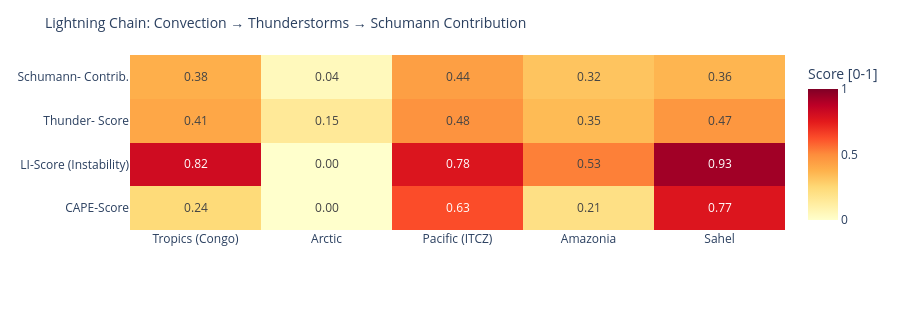

Here is the notebook cell this chart was saved with:
### Code cell
# ============================================================
# LIGHTNING CHAIN: Convection → Thunderstorms → Schumann
# Shows the causal chain per measurement point as heatmap
# ============================================================

def cape_score(v):
    """CAPE → normalized score [0,1]"""
    if v is None or pd.isna(v): return 0.0
    return min(1.0, float(v) / 3000)

def li_score(v):
    """Lifted Index: negative = unstable → score [0,1]"""
    if v is None or pd.isna(v): return 0.3
    return min(1.0, max(0.0, (-float(v) + 6) / 12))

def cloud_score(v):
    if v is None or pd.isna(v): return 0.3
    return float(v) / 100

def thunder_score(row):
    """Kombinierter Gewitterwahrscheinlichkeits-Score
    CAPE + LI + Bedeckung + WMO-Gewitter + konvektiver Niederschlag (showers)
    Hinweis: X-Ray und Kp sind kein Bestandteil – nur geomagn./solarer Kontext.
    """
    cs = cape_score(row.get('cape'))
    ls = li_score(row.get('li'))
    cl = cloud_score(row.get('cloud'))
    t  = 1.0 if row.get('thunderstorm') else 0.0
    # Convective precipitation (showers) as additional indicator
    sh = min(1.0, (row.get('showers') or 0) / 5.0)
    return round(cs * 0.30 + ls * 0.25 + cl * 0.15 + t * 0.20 + sh * 0.10, 3)

def schumann_contribution(t_score, lat):
    """Schumann contribution: higher in tropics (±30°), scaled by thunderstorm score"""
    lat_weight = max(0.3, 1.0 - abs(lat) / 60)
    return round(t_score * lat_weight, 3)

df_atm['cape_score']   = df_atm.apply(lambda r: cape_score(r['cape']), axis=1)
df_atm['li_score']     = df_atm.apply(lambda r: li_score(r['li']),    axis=1)
df_atm['thunder_score']= df_atm.apply(lambda r: thunder_score(r.to_dict()), axis=1)
df_atm['schumann_contribution'] = df_atm.apply(
    lambda r: schumann_contribution(r['thunder_score'], r['lat']), axis=1)

metrics = ['cape_score', 'li_score', 'thunder_score', 'schumann_contribution']
labels  = ['CAPE-Score', 'LI-Score\n(Instability)', 'Thunder-\nScore', 'Schumann-\nContrib.']
z_data  = [df_atm[m].tolist() for m in metrics]

fig = go.Figure(go.Heatmap(
    z=z_data,
    x=df_atm['point'].tolist(),
    y=labels,
    colorscale='YlOrRd',
    zmin=0, zmax=1,
    text=[[f'{v:.2f}' for v in row] for row in z_data],
    texttemplate='%{text}', textfont=dict(size=12),
    colorbar=dict(title='Score [0-1]')
))
fig.update_layout(
    title=dict(text='Lightning Chain: Convection → Thunderstorms → Schumann Contribution', font=dict(size=14)),
    height=310,
    plot_bgcolor='rgba(0,0,0,0)', paper_bgcolor='rgba(0,0,0,0)',
    margin=dict(l=130, r=80, t=55, b=80)
)
fig.show()

### Figure 1 — Plotly figure (JSON) as saved in the notebook; plotly's stock layout.template omitted (floating-point values rounded to 4 significant figures)
{"data": [{"colorbar": {"title": {"text": "Score [0-1]"}}, "colorscale": [[0.0, "rgb(255,255,204)"], [0.125, "rgb(255,237,160)"], [0.25, "rgb(254,217,118)"], [0.375, "rgb(254,178,76)"], [0.5, "rgb(253,141,60)"], [0.625, "rgb(252,78,42)"], [0.75, "rgb(227,26,28)"], [0.875, "rgb(189,0,38)"], [1.0, "rgb(128,0,38)"]], "text": [["0.24", "0.00", "0.63", "0.21", "0.77"], ["0.82", "0.00", "0.78", "0.53", "0.93"], ["0.41", "0.15", "0.48", "0.35", "0.47"], ["0.38", "0.04", "0.44", "0.32", "0.36"]], "textfont": {"size": 12}, "texttemplate": "%{text}", "type": "heatmap", "x": ["Tropics (Congo)", "Arctic", "Pacific (ITCZ)", "Amazonia", "Sahel"], "y": ["CAPE-Score", "LI-Score\n(Instability)", "Thunder-\nScore", "Schumann-\nContrib."], "z": [[0.24, 0.0, 0.63, 0.2067, 0.7733], [0.8167, 0.0, 0.775, 0.525, 0.9333], [0.411, 0.15, 0.479, 0.347, 0.465], [0.384, 0.045, 0.439, 0.318, 0.364]], "zmax": 1, "zmin": 0}], "layout": {"height": 310, "margin": {"b": 80, "l": 130, "r": 80, "t": 55}, "paper_bgcolor": "rgba(0,0,0,0)", "plot_bgcolor": "rgba(0,0,0,0)", "title": {"font": {"size": 14}, "text": "Lightning Chain: Convection → Thunderstorms → Schumann Contribution"}}}
